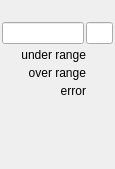
   <widget class="QWidget" name="page_2">
    <property name="geometry">
     <rect>
      <x>0</x>
      <y>0</y>
      <width>115</width>
      <height>169</height>
     </rect>
    </property>
    <attribute name="label">
     <string>Ch 3</string>
    </attribute>
    <widget class="caFrame" name="caframe_7">
     <property name="geometry">
      <rect>
       <x>0</x>
       <y>20</y>
       <width>115</width>
       <height>80</height>
      </rect>
     </property>
     <property name="macro">
      <string notr="true">CH=3,IOC=$(IOC),MasterID=$(MasterID),SlaveID=$(SlaveID),HWType=$(HWType)</string>
     </property>
     <layout class="QGridLayout" name="gridLayout_12">
      <property name="leftMargin">
       <number>2</number>
      </property>
      <property name="topMargin">
       <number>2</number>
      </property>
      <property name="rightMargin">
       <number>2</number>
      </property>
      <property name="bottomMargin">
       <number>2</number>
      </property>
      <property name="spacing">
       <number>2</number>
      </property>
      <item row="0" column="0">
       <layout class="QHBoxLayout" name="horizontalLayout_6" stretch="3,1">
        <item>
         <widget class="caLineEdit" name="calineedit_11">
          <property name="alignment">
           <set>Qt::AlignRight|Qt::AlignTrailing|Qt::AlignVCenter</set>
          </property>
          <property name="channel" stdset="0">
           <string notr="true">$(IOC):m$(MasterID)s$(SlaveID)-AI0$(CH)</string>
          </property>
          <property name="background">
           <color alpha="0">
            <red>160</red>
            <green>160</green>
            <blue>164</blue>
           </color>
          </property>
          <property name="colorMode">
           <enum>caLineEdit::Static</enum>
          </property>
          <property name="precisionMode">
           <enum>caLineEdit::Channel</enum>
          </property>
         </widget>
        </item>
        <item>
         <widget class="caLineEdit" name="calineedit_12">
          <property name="channel" stdset="0">
           <string notr="true">$(IOC):m$(MasterID)s$(SlaveID)-AI0$(CH).EGU</string>
          </property>
          <property name="background">
           <color alpha="0">
            <red>160</red>
            <green>160</green>
            <blue>164</blue>
           </color>
          </property>
          <property name="colorMode">
           <enum>caLineEdit::Static</enum>
          </property>
          <property name="precisionMode">
           <enum>caLineEdit::User</enum>
          </property>
         </widget>
        </item>
       </layout>
      </item>
      <item row="1" column="0">
       <layout class="QGridLayout" name="gridLayout_6" columnstretch="10,3">
        <property name="spacing">
         <number>2</number>
        </property>
        <item row="1" column="0">
         <widget class="caLabel" name="calabel_19">
          <property name="toolTip">
           <string/>
          </property>
          <property name="text">
           <string>over range</string>
          </property>
          <property name="textFormat">
           <enum>Qt::PlainText</enum>
          </property>
          <property name="alignment">
           <set>Qt::AlignBottom|Qt::AlignRight|Qt::AlignTrailing</set>
          </property>
         </widget>
        </item>
        <item row="0" column="1">
         <widget class="caLed" name="caled_18">
          <property name="toolTip">
           <string>&lt;html&gt;&lt;head/&gt;&lt;body&gt;&lt;p&gt;E-Bus Power Status&lt;/p&gt;&lt;/body&gt;&lt;/html&gt;</string>
          </property>
          <property name="rectangular">
           <bool>true</bool>
          </property>
          <property name="gradientEnabled">
           <bool>false</bool>
          </property>
          <property name="ledWidth">
           <number>16</number>
          </property>
          <property name="ledHeight">
           <number>16</number>
          </property>
          <property name="channel" stdset="0">
           <string notr="true">$(IOC):m$(MasterID)s$(SlaveID)-AI0$(CH)-UndrLimAlrm</string>
          </property>
          <property name="colorMode">
           <enum>caLed::Static</enum>
          </property>
          <property name="falseColor">
           <color>
            <red>170</red>
            <green>0</green>
            <blue>0</blue>
           </color>
          </property>
          <property name="trueColor">
           <color>
            <red>0</red>
            <green>85</green>
            <blue>0</blue>
           </color>
          </property>
          <property name="trueValue">
           <string notr="true">0</string>
          </property>
          <property name="falseValue">
           <string notr="true">1</string>
          </property>
         </widget>
        </item>
        <item row="2" column="1">
         <widget class="caLed" name="caled_19">
          <property name="toolTip">
           <string/>
          </property>
          <property name="rectangular">
           <bool>true</bool>
          </property>
          <property name="gradientEnabled">
           <bool>false</bool>
          </property>
          <property name="ledWidth">
           <number>16</number>
          </property>
          <property name="ledHeight">
           <number>16</number>
          </property>
          <property name="channel" stdset="0">
           <string notr="true">$(IOC):m$(MasterID)s$(SlaveID)-AI0$(CH)-ErrAlrm</string>
          </property>
          <property name="colorMode">
           <enum>caLed::Static</enum>
          </property>
          <property name="falseColor">
           <color>
            <red>170</red>
            <green>0</green>
            <blue>0</blue>
           </color>
          </property>
          <property name="trueColor">
           <color>
            <red>0</red>
            <green>85</green>
            <blue>0</blue>
           </color>
          </property>
          <property name="trueValue">
           <string notr="true">0</string>
          </property>
          <property name="falseValue">
           <string notr="true">1</string>
          </property>
         </widget>
        </item>
        <item row="2" column="0">
         <widget class="caLabel" name="calabel_20">
          <property name="toolTip">
           <string/>
          </property>
          <property name="text">
           <string>error</string>
          </property>
          <property name="textFormat">
           <enum>Qt::PlainText</enum>
          </property>
          <property name="alignment">
           <set>Qt::AlignBottom|Qt::AlignRight|Qt::AlignTrailing</set>
          </property>
         </widget>
        </item>
        <item row="0" column="0">
         <widget class="caLabel" name="calabel_21">
          <property name="toolTip">
           <string/>
          </property>
          <property name="text">
           <string>under range</string>
          </property>
          <property name="textFormat">
           <enum>Qt::PlainText</enum>
          </property>
          <property name="alignment">
           <set>Qt::AlignBottom|Qt::AlignRight|Qt::AlignTrailing</set>
          </property>
         </widget>
        </item>
        <item row="1" column="1">
         <widget class="caLed" name="caled_20">
          <property name="toolTip">
           <string/>
          </property>
          <property name="rectangular">
           <bool>true</bool>
          </property>
          <property name="gradientEnabled">
           <bool>false</bool>
          </property>
          <property name="ledWidth">
           <number>16</number>
          </property>
          <property name="ledHeight">
           <number>16</number>
          </property>
          <property name="channel" stdset="0">
           <string notr="true">$(IOC):m$(MasterID)s$(SlaveID)-AI0$(CH)-OvrLimAlrm</string>
          </property>
          <property name="colorMode">
           <enum>caLed::Static</enum>
          </property>
          <property name="falseColor">
           <color>
            <red>170</red>
            <green>0</green>
            <blue>0</blue>
           </color>
          </property>
          <property name="trueColor">
           <color>
            <red>0</red>
            <green>85</green>
            <blue>0</blue>
           </color>
          </property>
          <property name="trueValue">
           <string notr="true">0</string>
          </property>
          <property name="falseValue">
           <string notr="true">1</string>
          </property>
         </widget>
        </item>
       </layout>
      </item>
     </layout>
    </widget>
   </widget>
